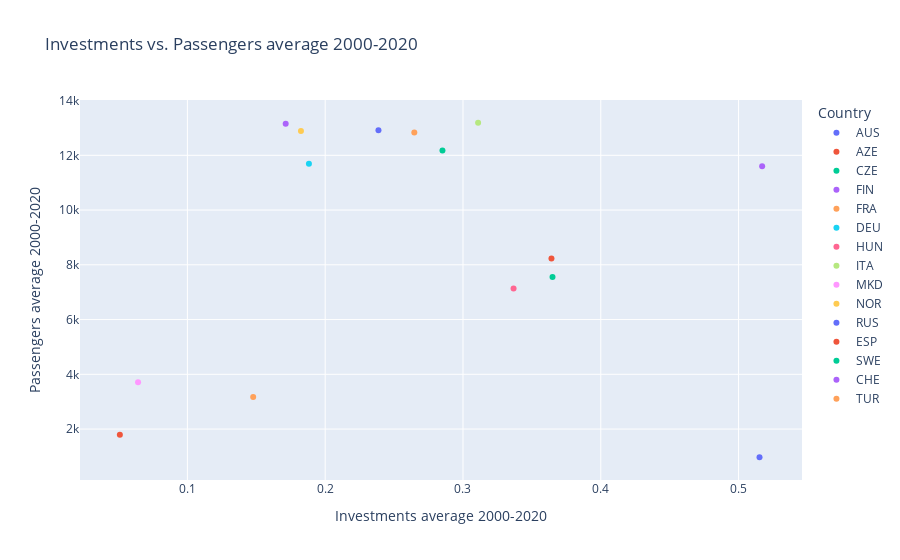

Notebook code for this chart:
### Code cell
# Create a scatter plot using Plotly Express
fig = px.scatter(df_reset, x='Year average infrastructure gdp', y='Year average passenger km per person', color= 'Country',
                 title='Scatter Plot for Average Values', labels={'Investments': 'Average Investments', 'Passengers': 'Average Passengers'})

# Customize the layout
fig.update_layout(title='Investments vs. Passengers average 2000-2020',
                  xaxis_title='Investments average 2000-2020', yaxis_title='Passengers average 2000-2020')

# Show the plot
fig.show()

### Figure 1 — Plotly figure (JSON) as saved in the notebook; plotly's stock layout.template omitted (floating-point values rounded to 4 significant figures)
{"data": [{"hovertemplate": "Country=AUS<br>Year average infrastructure gdp=%{x}<br>Year average passenger km per person=%{y}<extra></extra>", "legendgroup": "AUS", "marker": {"color": "#636efa", "symbol": "circle"}, "mode": "markers", "name": "AUS", "orientation": "v", "showlegend": true, "type": "scatter", "x": [0.2387], "xaxis": "x", "y": [12910.0], "yaxis": "y"}, {"hovertemplate": "Country=AZE<br>Year average infrastructure gdp=%{x}<br>Year average passenger km per person=%{y}<extra></extra>", "legendgroup": "AZE", "marker": {"color": "#EF553B", "symbol": "circle"}, "mode": "markers", "name": "AZE", "orientation": "v", "showlegend": true, "type": "scatter", "x": [0.05097], "xaxis": "x", "y": [1789.0], "yaxis": "y"}, {"hovertemplate": "Country=CZE<br>Year average infrastructure gdp=%{x}<br>Year average passenger km per person=%{y}<extra></extra>", "legendgroup": "CZE", "marker": {"color": "#00cc96", "symbol": "circle"}, "mode": "markers", "name": "CZE", "orientation": "v", "showlegend": true, "type": "scatter", "x": [0.365], "xaxis": "x", "y": [7552.0], "yaxis": "y"}, {"hovertemplate": "Country=FIN<br>Year average infrastructure gdp=%{x}<br>Year average passenger km per person=%{y}<extra></extra>", "legendgroup": "FIN", "marker": {"color": "#ab63fa", "symbol": "circle"}, "mode": "markers", "name": "FIN", "orientation": "v", "showlegend": true, "type": "scatter", "x": [0.1713], "xaxis": "x", "y": [13160.0], "yaxis": "y"}, {"hovertemplate": "Country=FRA<br>Year average infrastructure gdp=%{x}<br>Year average passenger km per person=%{y}<extra></extra>", "legendgroup": "FRA", "marker": {"color": "#FFA15A", "symbol": "circle"}, "mode": "markers", "name": "FRA", "orientation": "v", "showlegend": true, "type": "scatter", "x": [0.2647], "xaxis": "x", "y": [12830.0], "yaxis": "y"}, {"hovertemplate": "Country=DEU<br>Year average infrastructure gdp=%{x}<br>Year average passenger km per person=%{y}<extra></extra>", "legendgroup": "DEU", "marker": {"color": "#19d3f3", "symbol": "circle"}, "mode": "markers", "name": "DEU", "orientation": "v", "showlegend": true, "type": "scatter", "x": [0.1882], "xaxis": "x", "y": [11690.0], "yaxis": "y"}, {"hovertemplate": "Country=HUN<br>Year average infrastructure gdp=%{x}<br>Year average passenger km per person=%{y}<extra></extra>", "legendgroup": "HUN", "marker": {"color": "#FF6692", "symbol": "circle"}, "mode": "markers", "name": "HUN", "orientation": "v", "showlegend": true, "type": "scatter", "x": [0.3367], "xaxis": "x", "y": [7137.0], "yaxis": "y"}, {"hovertemplate": "Country=ITA<br>Year average infrastructure gdp=%{x}<br>Year average passenger km per person=%{y}<extra></extra>", "legendgroup": "ITA", "marker": {"color": "#B6E880", "symbol": "circle"}, "mode": "markers", "name": "ITA", "orientation": "v", "showlegend": true, "type": "scatter", "x": [0.311], "xaxis": "x", "y": [13190.0], "yaxis": "y"}, {"hovertemplate": "Country=MKD<br>Year average infrastructure gdp=%{x}<br>Year average passenger km per person=%{y}<extra></extra>", "legendgroup": "MKD", "marker": {"color": "#FF97FF", "symbol": "circle"}, "mode": "markers", "name": "MKD", "orientation": "v", "showlegend": true, "type": "scatter", "x": [0.06418], "xaxis": "x", "y": [3711.0], "yaxis": "y"}, {"hovertemplate": "Country=NOR<br>Year average infrastructure gdp=%{x}<br>Year average passenger km per person=%{y}<extra></extra>", "legendgroup": "NOR", "marker": {"color": "#FECB52", "symbol": "circle"}, "mode": "markers", "name": "NOR", "orientation": "v", "showlegend": true, "type": "scatter", "x": [0.1824], "xaxis": "x", "y": [12880.0], "yaxis": "y"}, {"hovertemplate": "Country=RUS<br>Year average infrastructure gdp=%{x}<br>Year average passenger km per person=%{y}<extra></extra>", "legendgroup": "RUS", "marker": {"color": "#636efa", "symbol": "circle"}, "mode": "markers", "name": "RUS", "orientation": "v", "showlegend": true, "type": "scatter", "x": [0.5152], "xaxis": "x", "y": [970.0], "yaxis": "y"}, {"hovertemplate": "Country=ESP<br>Year average infrastructure gdp=%{x}<br>Year average passenger km per person=%{y}<extra></extra>", "legendgroup": "ESP", "marker": {"color": "#EF553B", "symbol": "circle"}, "mode": "markers", "name": "ESP", "orientation": "v", "showlegend": true, "type": "scatter", "x": [0.3642], "xaxis": "x", "y": [8234.0], "yaxis": "y"}, {"hovertemplate": "Country=SWE<br>Year average infrastructure gdp=%{x}<br>Year average passenger km per person=%{y}<extra></extra>", "legendgroup": "SWE", "marker": {"color": "#00cc96", "symbol": "circle"}, "mode": "markers", "name": "SWE", "orientation": "v", "showlegend": true, "type": "scatter", "x": [0.2851], "xaxis": "x", "y": [12180.0], "yaxis": "y"}, {"hovertemplate": "Country=CHE<br>Year average infrastructure gdp=%{x}<br>Year average passenger km per person=%{y}<extra></extra>", "legendgroup": "CHE", "marker": {"color": "#ab63fa", "symbol": "circle"}, "mode": "markers", "name": "CHE", "orientation": "v", "showlegend": true, "type": "scatter", "x": [0.5171], "xaxis": "x", "y": [11600.0], "yaxis": "y"}, {"hovertemplate": "Country=TUR<br>Year average infrastructure gdp=%{x}<br>Year average passenger km per person=%{y}<extra></extra>", "legendgroup": "TUR", "marker": {"color": "#FFA15A", "symbol": "circle"}, "mode": "markers", "name": "TUR", "orientation": "v", "showlegend": true, "type": "scatter", "x": [0.1477], "xaxis": "x", "y": [3174.0], "yaxis": "y"}], "layout": {"legend": {"title": {"text": "Country"}, "tracegroupgap": 0}, "title": {"text": "Investments vs. Passengers average 2000-2020"}, "xaxis": {"anchor": "y", "domain": [0, 1], "title": {"text": "Investments average 2000-2020"}}, "yaxis": {"anchor": "x", "domain": [0, 1], "title": {"text": "Passengers average 2000-2020"}}}}
